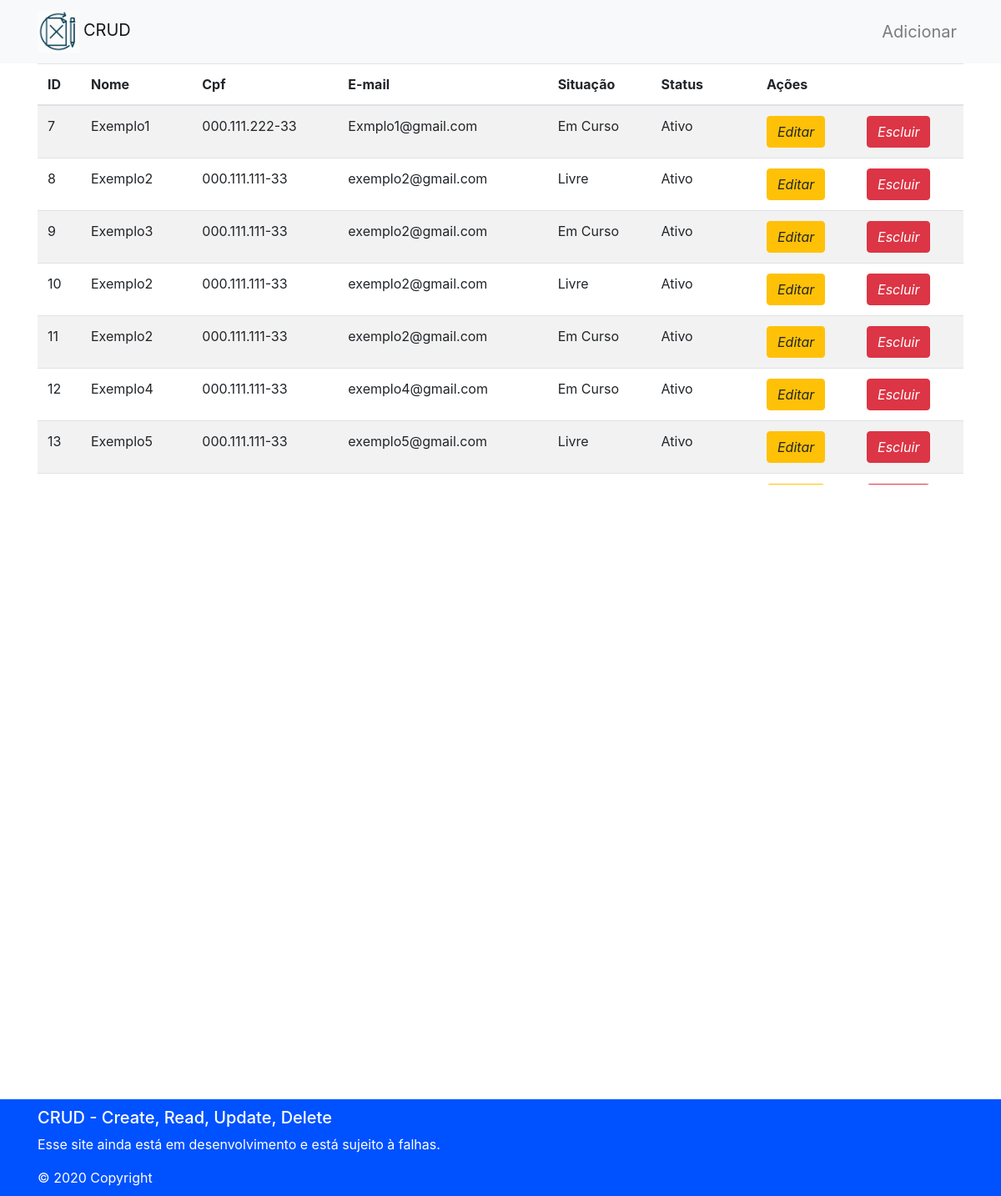
The page / on the database its author committed.
### tables this page shows
CREATE TABLE `motorista` (
  `id` int(11) NOT NULL,
  `nome` varchar(255) NOT NULL,
  `cpf` varchar(255) NOT NULL,
  `email` varchar(255) NOT NULL,
  `fk_situacao` int(1) NOT NULL,
  `fk_status` int(1) NOT NULL
);

CREATE TABLE `situacao` (
  `id` int(11) NOT NULL,
  `situacao` varchar(255) NOT NULL
);

CREATE TABLE `stts` (
  `id` int(11) NOT NULL,
  `status` varchar(255) NOT NULL
);

### model/Manager.class.php (called while the page is built, shortened)
<?php
    class Manager extends Connectiom{
        public function listMotorista(){
            $pdo = parent::getConnection();
            $sql = "SELECT
            m.id,
            m.nome,
            m.cpf,
            m.email,
            m.fk_situacao,
            m.fk_status,
            s.situacao,
            st.status
            FROM motorista as m
            JOIN situacao as s on s.id = m.fk_situacao
            JOIN stts as st on st.id = m.fk_status ORDER BY id ASC";
            $stmt = $pdo->query($sql);
            $stmt->execute();
            return $stmt->fetchAll();
        }
    }

### index.php (the view, shortened to what this page needs)
<?php
include('view/header.php');
include_once 'model/Manager.class.php';
$manager = new Manager();
?>
<!doctype html>
<html lang="pt-BR">
<link rel="stylesheet" href="view/style/style.css">
<main>
  <menu>
    <nav class="navbar navbar-expand-sm navbar-light bg-light">
      <div class="container">
        <a class="navbar-brand" href="#"><img src="view/img/logo.png" alt="Logo" style="width: 50px; margin-right: 5px;">CRUD</a>
        <div class="collapse navbar-collapse" id="collapsibleNavId">
          <ul class="navbar-nav ml-auto mt-2 mt-lg-0">
            <li class="nav-item">
              <a class="nav-link" href="view/adicionar.php" style="font-size: 20px;">Adicionar</a>
            </li>
          </ul>
        </div>
      </div>
    </nav>
  </menu>
  <div class="container">
    <div class="table-overflow">
      <table class="table table-striped">
        <thead class="thead">
          <th scope="col">ID</th>
          <th scope="col">Nome</th>
          <th scope="col">Cpf</th>
          <th scope="col">E-mail</th>
          <th scope="col">Situação</th>
          <th scope="col">Status</th>
          <th scope="col" colspan="4">Ações</th>
        </thead>
        <tbody>
          <tr>
            <?php foreach($manager->listMotorista() as $motorista): ?>
            <td><?php echo $motorista['id']; ?></td>
            <td><?php echo $motorista['nome']; ?></td>
            <td><?php echo $motorista['cpf']; ?></td>
            <td><?php echo $motorista['email']; ?></td>
            <td><?php echo $motorista['situacao']; ?></td>
            <td><?php echo $motorista['status']; ?></td>
            <td>
              <form action="view/update.php" method="post">
                <button class="btn btn-warning">
                  <i>Editar</i></button>
              </form>
            </td>
            <td>
              <form action="controller/deleteMotorista.php" method="post" onclick="return confirm('Você tem certeza que deseja exluir?');">
                <button class="btn btn-danger">
                  <i>Escluir</i>
                </button>
              </form>
            </td>
          </tr>
            <?php endforeach; ?>
        </tbody>
      </table>
    </div>
  </div>
</main>

### view/header.php (shortened to what this page needs)
<!doctype html>
<html lang="pt-BR">
<head>
  <link rel="stylesheet" href="style/style.css">
  <link rel="stylesheet" href="https://stackpath.bootstrapcdn.com/bootstrap/4.3.1/css/bootstrap.min.css">
</head>
<body>

### view/style/style.css (style rules this page uses)
* { margin:0; padding:0; }
html, body { height:100%; }
menu { background-color: rgb(248, 249, 250); }
footer { position:absolute; bottom:0; width:100%; background-color: rgb(0, 81, 255); color: white; padding: 10px 0 10px 0 ; }
.table-overflow { overflow: auto; height: 505px; }

### rows shown on the page
motorista: id "7", nome "Exemplo1", cpf "000.111.222-33", email "Exmplo1@gmail.com", fk_situacao.situacao "Em Curso", fk_status.status "Ativo"
motorista: id "8", nome "Exemplo2", cpf "000.111.111-33", email "exemplo2@gmail.com", fk_situacao.situacao "Livre", fk_status.status "Ativo"
motorista: id "9", nome "Exemplo3", cpf "000.111.111-33", email "exemplo2@gmail.com", fk_situacao.situacao "Em Curso", fk_status.status "Ativo"
motorista: id "10", nome "Exemplo2", cpf "000.111.111-33", email "exemplo2@gmail.com", fk_situacao.situacao "Livre", fk_status.status "Ativo"
motorista: id "11", nome "Exemplo2", cpf "000.111.111-33", email "exemplo2@gmail.com", fk_situacao.situacao "Em Curso", fk_status.status "Ativo"
motorista: id "12", nome "Exemplo4", cpf "000.111.111-33", email "exemplo4@gmail.com", fk_situacao.situacao "Em Curso", fk_status.status "Ativo"
motorista: id "13", nome "Exemplo5", cpf "000.111.111-33", email "exemplo5@gmail.com", fk_situacao.situacao "Livre", fk_status.status "Ativo"
